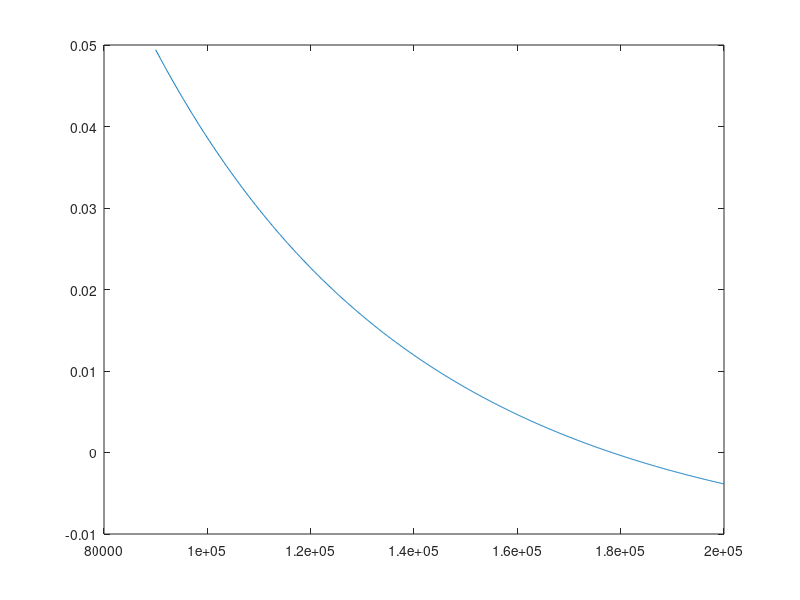

MATLAB code to generate this figure: (Note: this script raises an error after producing the figure.)
%%
clear all
clc
A = [0, 1, 0;
     0, 0, 1;
     1,-5.9857e+11,-3.2358e+05];
B = [0; 0; 1];
C = [0; 6.1346e+11;-1.7130e+05];
D=0;
%AWE
 t = linspace(0,20e-5,250);
    q = length(B);
    num_moments = 2 * q;
    f = 1e5;
    w0 =2*pi*f;
    s0=i*w0;
    moments = zeros(1, num_moments);
    [r,c]=size(C);
    if r~=1
        C= C';
    end
    for k = 1:num_moments
        moments(k) = (-1)^(k-1) * C * ((s0 * eye(size(A))) - A)^-(k) * B;
    end
    moments(1)=moments(1)+D;
    approx_order = length(B);

    % Construct the moment matrix
    moment_matrix = zeros(approx_order);
    Vector_c = -moments(approx_order+1:2*approx_order)';

    for i = 1:approx_order
        moment_matrix(i, :) = moments(i:i+approx_order-1);
    end

    % Solve for denominator coefficients
    b_matrix = moment_matrix^-1 * Vector_c;

    % Compute poles
    poles = roots([b_matrix', 1]);

    % Compute residues
    V = zeros(approx_order);
    for i = 1:approx_order
        for j = 1:approx_order
            V(i, j) = 1 / (poles(j)^(i-1));
        end
    end

    A_diag = diag(1 ./ poles);
    r_moments = moments(1:approx_order);
    residues = -1 * (A_diag \ (V \ r_moments'));

    % Impulse response
    h_impulse = zeros(size(t));
    for i = 1:approx_order
        h_impulse = h_impulse + residues(i) * exp(poles(i) * t);
    end
    h_s = 0;
    f = 0:10:1e6;
    w = linspace(0.9 * w0, 2 * w0, 1000);
    s=i*w;
    %s=s-s0;
    for i = 1:approx_order
        h_s = h_s + residues(i)./(s-poles(i));
    end
    %h_s = 30./s;
    plot(w./(2*pi),h_s)
    % Step response using recursive convolution
    y_step = zeros(size(t));
    y = zeros(length(poles), 1);

    for n = 2:length(t)
        dt = t(n) - t(n-1);
        exp_term = exp(poles * dt);
        for i = 1:length(poles)
            y(i) = residues(i) * (1 - exp_term(i))/(-poles(i)) * 30 + exp_term(i) * y(i);
        end
        y_step(n) = sum(y);
    end
  %  plot(t,y_step)
%%
clear all
clc
f = 0:10:1e5;
s=i*2*pi*f;
plot(f,h_s)
